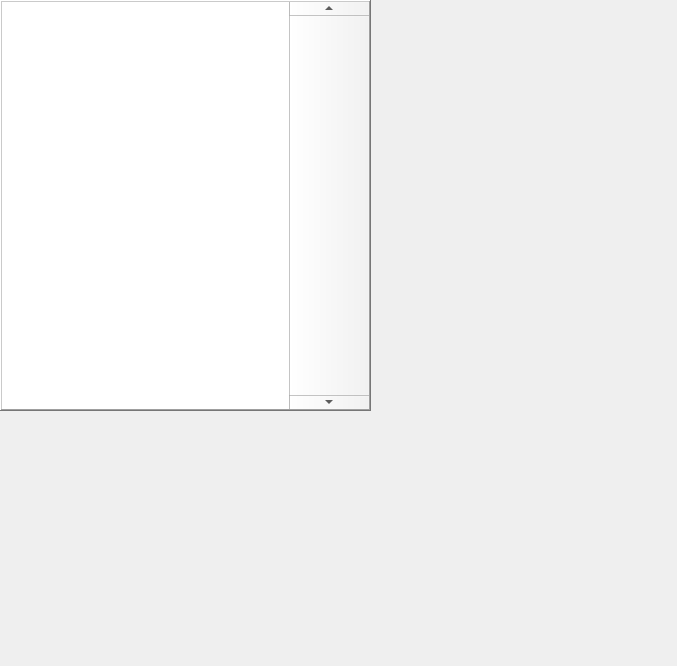
<?xml version="1.0" encoding="UTF-8"?>
<ui version="4.0">
 <class>Form</class>
 <widget class="QWidget" name="Form">
  <property name="geometry">
   <rect>
    <x>0</x>
    <y>0</y>
    <width>677</width>
    <height>666</height>
   </rect>
  </property>
  <property name="windowTitle">
   <string>Form</string>
  </property>
  <widget class="QListWidget" name="listWidget">
   <property name="geometry">
    <rect>
     <x>0</x>
     <y>0</y>
     <width>371</width>
     <height>411</height>
    </rect>
   </property>
   <property name="sizePolicy">
    <sizepolicy hsizetype="Fixed" vsizetype="Fixed">
     <horstretch>0</horstretch>
     <verstretch>0</verstretch>
    </sizepolicy>
   </property>
   <property name="palette">
    <palette>
     <active>
      <colorrole role="WindowText">
       <brush brushstyle="SolidPattern">
        <color alpha="255">
         <red>25</red>
         <green>40</green>
         <blue>98</blue>
        </color>
       </brush>
      </colorrole>
      <colorrole role="Highlight">
       <brush brushstyle="SolidPattern">
        <color alpha="255">
         <red>255</red>
         <green>85</green>
         <blue>0</blue>
        </color>
       </brush>
      </colorrole>
      <colorrole role="AlternateBase">
       <brush brushstyle="SolidPattern">
        <color alpha="255">
         <red>255</red>
         <green>221</green>
         <blue>161</blue>
        </color>
       </brush>
      </colorrole>
     </active>
     <inactive>
      <colorrole role="WindowText">
       <brush brushstyle="SolidPattern">
        <color alpha="255">
         <red>25</red>
         <green>40</green>
         <blue>98</blue>
        </color>
       </brush>
      </colorrole>
      <colorrole role="Highlight">
       <brush brushstyle="SolidPattern">
        <color alpha="255">
         <red>255</red>
         <green>85</green>
         <blue>0</blue>
        </color>
       </brush>
      </colorrole>
      <colorrole role="AlternateBase">
       <brush brushstyle="SolidPattern">
        <color alpha="255">
         <red>255</red>
         <green>221</green>
         <blue>161</blue>
        </color>
       </brush>
      </colorrole>
     </inactive>
     <disabled>
      <colorrole role="WindowText">
       <brush brushstyle="SolidPattern">
        <color alpha="255">
         <red>120</red>
         <green>120</green>
         <blue>120</blue>
        </color>
       </brush>
      </colorrole>
      <colorrole role="Highlight">
       <brush brushstyle="SolidPattern">
        <color alpha="255">
         <red>51</red>
         <green>153</green>
         <blue>255</blue>
        </color>
       </brush>
      </colorrole>
      <colorrole role="AlternateBase">
       <brush brushstyle="SolidPattern">
        <color alpha="255">
         <red>255</red>
         <green>221</green>
         <blue>161</blue>
        </color>
       </brush>
      </colorrole>
     </disabled>
    </palette>
   </property>
   <property name="font">
    <font>
     <family>Century Gothic</family>
     <pointsize>20</pointsize>
     <weight>50</weight>
     <bold>false</bold>
     <kerning>true</kerning>
    </font>
   </property>
   <property name="cursor" stdset="0">
    <cursorShape>BlankCursor</cursorShape>
   </property>
   <property name="styleSheet">
    <string notr="true">QScrollBar:vertical { width: 80px; }</string>
   </property>
   <property name="frameShape">
    <enum>QFrame::WinPanel</enum>
   </property>
   <property name="frameShadow">
    <enum>QFrame::Raised</enum>
   </property>
   <property name="lineWidth">
    <number>9</number>
   </property>
   <property name="midLineWidth">
    <number>8</number>
   </property>
   <property name="verticalScrollBarPolicy">
    <enum>Qt::ScrollBarAlwaysOn</enum>
   </property>
   <property name="horizontalScrollBarPolicy">
    <enum>Qt::ScrollBarAlwaysOff</enum>
   </property>
   <property name="sizeAdjustPolicy">
    <enum>QAbstractScrollArea::AdjustToContentsOnFirstShow</enum>
   </property>
   <property name="autoScroll">
    <bool>true</bool>
   </property>
   <property name="autoScrollMargin">
    <number>30</number>
   </property>
   <property name="editTriggers">
    <set>QAbstractItemView::NoEditTriggers</set>
   </property>
   <property name="showDropIndicator" stdset="0">
    <bool>false</bool>
   </property>
   <property name="dragEnabled">
    <bool>false</bool>
   </property>
   <property name="dragDropOverwriteMode">
    <bool>false</bool>
   </property>
   <property name="dragDropMode">
    <enum>QAbstractItemView::DragDrop</enum>
   </property>
   <property name="defaultDropAction">
    <enum>Qt::MoveAction</enum>
   </property>
   <property name="alternatingRowColors">
    <bool>true</bool>
   </property>
   <property name="selectionBehavior">
    <enum>QAbstractItemView::SelectRows</enum>
   </property>
   <property name="horizontalScrollMode">
    <enum>QAbstractItemView::ScrollPerItem</enum>
   </property>
   <property name="movement">
    <enum>QListView::Snap</enum>
   </property>
   <property name="spacing">
    <number>4</number>
   </property>
   <property name="viewMode">
    <enum>QListView::ListMode</enum>
   </property>
   <property name="modelColumn">
    <number>0</number>
   </property>
   <property name="uniformItemSizes">
    <bool>false</bool>
   </property>
   <property name="selectionRectVisible">
    <bool>false</bool>
   </property>
   <property name="sortingEnabled">
    <bool>false</bool>
   </property>
  </widget>
 </widget>
 <resources/>
 <connections/>
</ui>
